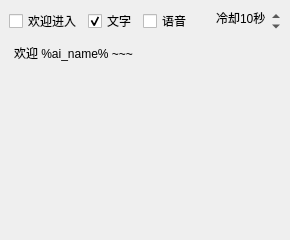
          <widget class="QWidget" name="page">
           <layout class="QVBoxLayout" name="verticalLayout_35">
            <property name="leftMargin">
             <number>9</number>
            </property>
            <property name="topMargin">
             <number>9</number>
            </property>
            <property name="rightMargin">
             <number>9</number>
            </property>
            <property name="bottomMargin">
             <number>9</number>
            </property>
            <item>
             <layout class="QHBoxLayout" name="horizontalLayout_15">
              <property name="topMargin">
               <number>0</number>
              </property>
              <item>
               <widget class="QCheckBox" name="autoSendWelcomeCheck">
                <property name="cursor">
                 <cursorShape>PointingHandCursor</cursorShape>
                </property>
                <property name="toolTip">
                 <string>&lt;html&gt;&lt;head/&gt;&lt;body&gt;&lt;p&gt;自动发送欢迎观众进入直播间的弹幕（除非在冷却）&lt;/p&gt;&lt;p&gt;内容采用下方的随机一行句子（建议每行不超过20字）&lt;/p&gt;&lt;/body&gt;&lt;/html&gt;</string>
                </property>
                <property name="text">
                 <string>欢迎进入</string>
                </property>
               </widget>
              </item>
              <item>
               <spacer name="horizontalSpacer_3">
                <property name="orientation">
                 <enum>Qt::Horizontal</enum>
                </property>
                <property name="sizeHint" stdset="0">
                 <size>
                  <width>0</width>
                  <height>20</height>
                 </size>
                </property>
               </spacer>
              </item>
              <item>
               <widget class="QCheckBox" name="sendWelcomeTextCheck">
                <property name="cursor">
                 <cursorShape>PointingHandCursor</cursorShape>
                </property>
                <property name="text">
                 <string>文字</string>
                </property>
                <property name="checked">
                 <bool>true</bool>
                </property>
               </widget>
              </item>
              <item>
               <widget class="QCheckBox" name="sendWelcomeVoiceCheck">
                <property name="cursor">
                 <cursorShape>PointingHandCursor</cursorShape>
                </property>
                <property name="text">
                 <string>语音</string>
                </property>
               </widget>
              </item>
              <item>
               <widget class="QSpinBox" name="sendWelcomeCDSpin">
                <property name="contextMenuPolicy">
                 <enum>Qt::NoContextMenu</enum>
                </property>
                <property name="toolTip">
                 <string>&lt;html&gt;&lt;head/&gt;&lt;body&gt;&lt;p&gt;连续两次自动发送弹幕的冷却时间&lt;/p&gt;&lt;p&gt;在此期间会无视进入直播间、送礼等&lt;/p&gt;&lt;p&gt;建议调高，避免被B站冻结发言&lt;/p&gt;&lt;/body&gt;&lt;/html&gt;</string>
                </property>
                <property name="styleSheet">
                 <string notr="true">background: transparent;</string>
                </property>
                <property name="frame">
                 <bool>false</bool>
                </property>
                <property name="alignment">
                 <set>Qt::AlignRight|Qt::AlignTrailing|Qt::AlignVCenter</set>
                </property>
                <property name="suffix">
                 <string>秒</string>
                </property>
                <property name="prefix">
                 <string>冷却</string>
                </property>
                <property name="minimum">
                 <number>1</number>
                </property>
                <property name="maximum">
                 <number>600</number>
                </property>
                <property name="singleStep">
                 <number>5</number>
                </property>
                <property name="value">
                 <number>10</number>
                </property>
               </widget>
              </item>
             </layout>
            </item>
            <item>
             <widget class="ConditionEditor" name="autoWelcomeWordsEdit">
              <property name="toolTip">
               <string/>
              </property>
              <property name="styleSheet">
               <string notr="true">QPlainTextEdit
{
	background: transparent;
}</string>
              </property>
              <property name="plainText">
               <string>欢迎 %ai_name% ~~~</string>
              </property>
              <property name="placeholderText">
               <string>欢迎语，多行随机发送一行</string>
              </property>
             </widget>
            </item>
           </layout>
          </widget>
